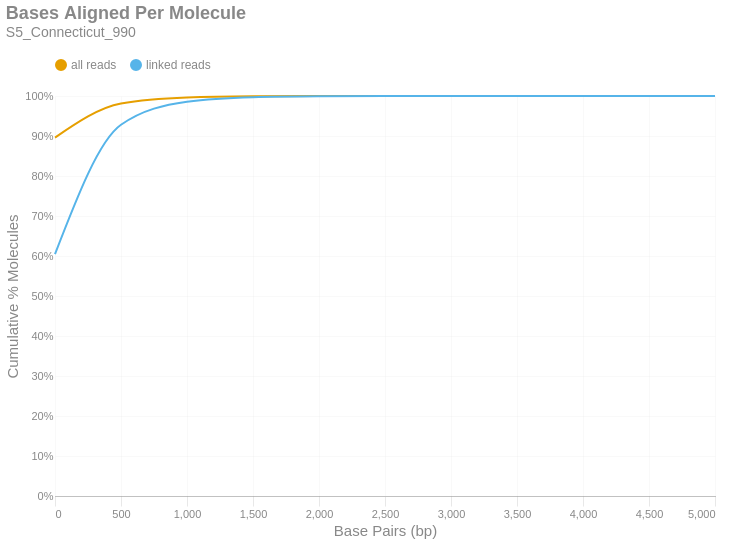

Source (notebook cell):
### Markdown cell above
### Bases Aligned Per Molecule
This is a cumulative frequency distribution showing the number of base pairs aligned per unique molecule. These data are shown in 500 bp bins. There are two distributions: one with `all reads` (yellow) and another with only `linked reads` (blue). The percent of molecules in the `linked reads` distribution is relative to the total number of linked molecules.

### Code cell
if SKIPLR:
    print_html(f"Skipped")
else:
    binned_df = consolidated_hist(valids['aligned_bp'], mask, 500, True)
    with SafeRender(binned_df):
        (
            density_plot(binned_df, 'Bases Aligned Per Molecule', samplename, 'basesper')
            .encode(
                x=alt.X('bin:Q', title="Base Pairs (bp)").axis(tickMinStep=500).scale(padding=0),
                y=alt.Y('value:Q', title='Cumulative % Molecules')
                    .axis(format='%')
                    .scale(domain = [0,1])
                    .stack(False),
                color=alt.Color("key:N").scale(domain = ["all reads", "linked reads"]),
                tooltip = [
                    alt.Tooltip("key:N", title = "Data Type"),
                    alt.Tooltip("range_label:N", title="Bases Aligned Per Molecule"),
                    alt.Tooltip("value:Q", format = ".2%", title="% Molecules (Cum.)")
                ]
            )
        ).display()

### Figure 1 — Vega-Lite specification as saved in the notebook (floating-point values rounded to 4 significant figures)
{"width": "container", "height": 400, "config": {"title": {"anchor": "start", "dy": -15, "fontSize": 18, "color": "#888888", "subtitleColor": "#888888", "subtitleFontSize": 14}, "arc": {"fill": "#0072B2"}, "axis": {"domainColor": "#888888", "domainWidth": 0.5, "gridWidth": 0.2, "grid": false, "titleFontWeight": 400, "titleFontSize": 15, "labelFontSize": 11, "labelColor": "#888888", "tickColor": "#888888", "tickWidth": 0.2, "titleColor": "#888888"}, "axisBand": {"grid": false}, "axisX": {"grid": true, "tickSize": 10, "domainCap": "round"}, "axisY": {"domain": false, "grid": true, "tickSize": 0, "domainCap": "round"}, "background": "transparent", "header": {"labelFontSize": 15, "labelColor": "#888888", "titleFontSize": 15, "titleFontWeight": 600, "titleColor": "#888888"}, "legend": {"labelFont": "sans-serif", "labelFontSize": 12, "labelColor": "#888888", "symbolSize": 100, "symbolType": "circle", "titleFontSize": 12, "titlePadding": 10, "titleColor": "#888888", "title": null, "orient": "top"}, "range": {"category": ["#E69F00", "#56B4E9", "#009E73", "#F0E442", "#0072B2", "#D55E00", "#CC79A7", "#000000"], "diverging": ["#cfe8f3", "#a2d4ec", "#73bfe2", "#46abdb", "#1696d2", "#12719e"]}, "area": {"fill": "#0072B2", "fillOpacity": 0.7, "line": true, "strokeOpacity": 0.7}, "line": {"color": "#0072B2", "stroke": "#0072B2", "strokeWidth": 2}, "trail": {"color": "#0072B2", "stroke": "#0072B2", "strokeWidth": 0, "size": 1}, "point": {"filled": true, "fillOpacity": 1.0, "size": 95}, "text": {"color": "#888888", "fontSize": 11, "align": "right", "fontWeight": 400, "size": 11}, "bar": {"fill": "#0072B2", "stroke": null}, "view": {"stroke": null, "continuousWidth": 660, "continuousHeight": 400}}, "data": {"name": "data-58b68258c7f575b7ac75b6d62504fd02"}, "mark": {"type": "line", "interpolate": "monotone", "point": {"opacity": 0, "size": 275}}, "encoding": {"color": {"field": "key", "scale": {"domain": ["all reads", "linked reads"]}, "type": "nominal"}, "tooltip": [{"field": "key", "title": "Data Type", "type": "nominal"}, {"field": "range_label", "title": "Bases Aligned Per Molecule", "type": "nominal"}, {"field": "value", "format": ".2%", "title": "% Molecules (Cum.)", "type": "quantitative"}], "x": {"axis": {"tickMinStep": 500}, "field": "bin", "scale": {"padding": 0}, "title": "Base Pairs (bp)", "type": "quantitative"}, "y": {"axis": {"format": "%"}, "field": "value", "scale": {"domain": [0, 1]}, "stack": false, "title": "Cumulative % Molecules", "type": "quantitative"}}, "params": [{"name": "param_c36ac31b6afebe62", "select": {"type": "point", "fields": ["key"]}, "bind": "legend"}], "title": {"text": "Bases Aligned Per Molecule", "subtitle": "S5_Connecticut_990"}, "transform": [{"fold": ["all reads (cumsum)", "linked reads (cumsum)"]}, {"calculate": "replace(datum.key, ' (cumsum)', '')", "as": "key"}, {"filter": {"param": "param_c36ac31b6afebe62"}}], "usermeta": {"embedOptions": {"downloadFileName": "S5_Connecticut_990.basesper"}}, "$schema": "https://vega.github.io/schema/vega-lite/v6.1.0.json", "datasets": {"data-58b68258c7f575b7ac75b6d62504fd02": [{"bin": "0.0", "interval": "0.0-500.0", "all reads": 0.896, "linked reads": 0.6049, "all reads (cumsum)": 0.896, "linked reads (cumsum)": 0.6049, "range_label": "0-499"}, {"bin": "500.0", "interval": "500.0-1000.0", "all reads": 0.0851, "linked reads": 0.3231, "all reads (cumsum)": 0.9811, "linked reads (cumsum)": 0.9281, "range_label": "500-999"}, {"bin": "1000.0", "interval": "1000.0-1500.0", "all reads": 0.01513, "linked reads": 0.05762, "all reads (cumsum)": 0.9962, "linked reads (cumsum)": 0.9857, "range_label": "1000-1499"}, {"bin": "1500.0", "interval": "1500.0-2000.0", "all reads": 0.002997, "linked reads": 0.01141, "all reads (cumsum)": 0.9992, "linked reads (cumsum)": 0.9971, "range_label": "1500-1999"}, {"bin": "2000.0", "interval": "2000.0-2500.0", "all reads": 0.0005839, "linked reads": 0.002223, "all reads (cumsum)": 0.9998, "linked reads (cumsum)": 0.9993, "range_label": "2000-2499"}, {"bin": "2500.0", "interval": "2500.0-3000.0", "all reads": 0.0001341, "linked reads": 0.0005105, "all reads (cumsum)": 1.0, "linked reads (cumsum)": 0.9998, "range_label": "2500-2999"}, {"bin": "3000.0", "interval": "3000.0-3500.0", "all reads": 3.352e-05, "linked reads": 0.0001276, "all reads (cumsum)": 1.0, "linked reads (cumsum)": 0.9999, "range_label": "3000-3499"}, {"bin": "3500.0", "interval": "3500.0-4000.0", "all reads": 9.498e-06, "linked reads": 3.616e-05, "all reads (cumsum)": 1.0, "linked reads (cumsum)": 1.0, "range_label": "3500-3999"}, {"bin": "4000.0", "interval": "4000.0-4500.0", "all reads": 2.235e-06, "linked reads": 8.508e-06, "all reads (cumsum)": 1.0, "linked reads (cumsum)": 1.0, "range_label": "4000-4499"}, {"bin": "4500.0", "interval": "4500.0-5000.0", "all reads": 1.117e-06, "linked reads": 4.254e-06, "all reads (cumsum)": 1.0, "linked reads (cumsum)": 1.0, "range_label": "4500-4999"}, {"bin": "5000.0", "interval": "5000.0-5500.0", "all reads": 5.587e-07, "linked reads": 2.127e-06, "all reads (cumsum)": 1.0, "linked reads (cumsum)": 1.0, "range_label": "5000-5499"}]}}
